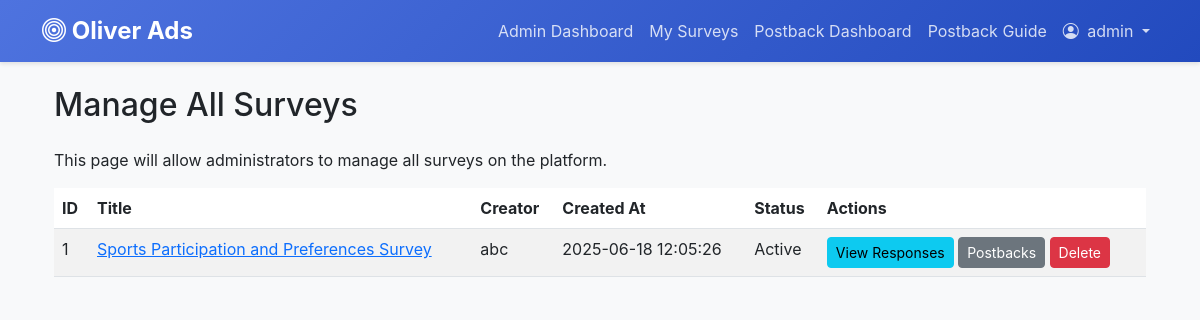
The app's page /admin/surveys (signed in) with its own data.
### models.py (models this page shows, shortened)
class User(UserMixin, db.Model):
    id = db.Column(db.Integer, primary_key=True)
    username = db.Column(db.String(80), unique=True, nullable=False)
    password_hash = db.Column(db.String(128))
    is_admin = db.Column(db.Boolean, default=False)
    created_at = db.Column(db.DateTime, default=datetime.utcnow)

class Survey(db.Model):
    id = db.Column(db.Integer, primary_key=True)
    title = db.Column(db.String(200), nullable=False)
    description = db.Column(db.Text)
    creator_id = db.Column(db.Integer, db.ForeignKey('user.id'), nullable=False)
    created_at = db.Column(db.DateTime, default=datetime.utcnow)
    is_active = db.Column(db.Boolean, default=True)
    is_external = db.Column(db.Boolean, default=False)
    external_url = db.Column(db.String(500))
    form_type = db.Column(db.String(50), default='ai_generated')  # 'ai_generated' or 'external'
    creator = db.relationship('User', backref=db.backref('surveys', lazy=True))
    questions = db.relationship('Question', backref='survey', lazy=True, cascade='all, delete-orphan')
    responses = db.relationship('SurveyResponse', backref='survey', lazy=True, cascade='all, delete-orphan')
    postback_configs = db.relationship('PostbackConfig', backref='survey', lazy=True, cascade='all, delete-orphan')
    who_merged = db.Column(MutableDict.as_mutable(JSON), default=dict)
    merged_user_data = db.Column(MutableList.as_mutable(JSON), default=list)

### app.py (the view)
@app.route('/admin/surveys')
@login_required
def admin_all_surveys():
    if not current_user.is_admin:
        flash('Permission denied.', 'danger')
        return redirect(url_for('user_dashboard'))
    all_surveys = Survey.query.all()
    return render_template('admin_all_surveys.html', all_surveys=all_surveys)

### app.py (called while the page is built)
@login_manager.user_loader
def load_user(user_id):
    return User.query.get(int(user_id))

### templates/admin_all_surveys.html (shortened to what this page needs)
{% extends "base.html" %}
{% block content %}
<div class="container mt-4">
    <h2 class="mb-4"> Manage All Surveys</h2>
    <p>This page will allow administrators to manage all surveys on the platform.</p>
    <table class="table table-striped">
        <thead>
            <tr>
                <th>ID</th>
                <th>Title</th>
                <th>Creator</th>
                <th>Created At</th>
                <th>Status</th>
                <th>Actions</th>
            </tr>
        </thead>
        <tbody>
            {% for survey in all_surveys %}
            <tr>
                <td>{{ survey.id }}</td>
                <td><a href="{{ url_for('view_survey', survey_id=survey.id) }}">{{ survey.title }}</a></td>
                <td>{{ survey.creator.username }}</td>
                <td>{{ survey.created_at.strftime('%Y-%m-%d %H:%M:%S') }}</td>
                <td>{{ "Active" if survey.is_active else "Inactive" }}</td>
                <td>
                    <a href="{{ url_for('view_responses', survey_id=survey.id) }}" class="btn btn-sm btn-info"> View Responses</a>
                    <a href="{{ url_for('postback_configs', survey_id=survey.id) }}" class="btn btn-sm btn-secondary"> Postbacks</a>
                    <button class="btn btn-sm btn-danger"> Delete</button>
                </td>
            </tr>
            {% endfor %}
        </tbody>
    </table>
</div>
{% endblock %}

### templates/base.html (shortened to what this page needs)
<!DOCTYPE html>
<html lang="en">
<head>
    <link href="https://cdn.jsdelivr.net/npm/bootstrap@5.3.0/dist/css/bootstrap.min.css" rel="stylesheet">
    <link rel="stylesheet" href="https://cdn.jsdelivr.net/npm/bootstrap-icons@1.11.0/font/bootstrap-icons.css">
</head>
<body>
    <nav class="navbar navbar-expand-lg navbar-dark">
        <div class="container">
            <a class="navbar-brand" href="{{ url_for('index') }}">
                <i class="bi bi-bullseye"></i> Oliver Ads
            </a>
            <div class="collapse navbar-collapse" id="navbarSupportedContent">
                <ul class="navbar-nav ms-auto">
                    {% if current_user.is_authenticated %}
                        {% if current_user.is_admin %}
                        <li class="nav-item">
                            <a class="nav-link" href="{{ url_for('admin_dashboard') }}">Admin Dashboard</a>
                        </li>
                        {% endif %}
                        <li class="nav-item">
                            <a class="nav-link" href="{{ url_for('surveys') }}">My Surveys</a>
                        </li>
                        <li class="nav-item">
                            <a class="nav-link" href="{{ url_for('postback_receiver_dashboard') }}">Postback Dashboard</a>
                        </li>
                        <li class="nav-item">
                            <a class="nav-link" href="{{ url_for('postback_instructions') }}">Postback Guide</a>
                        </li>
                        <li class="nav-item dropdown">
                            <a class="nav-link dropdown-toggle" href="#" id="userDropdown" role="button" data-bs-toggle="dropdown" aria-expanded="false">
                                <i class="bi bi-person-circle me-1"></i> {{ current_user.username }}
                            </a>
                        </li>
                    {% endif %}
                </ul>
            </div>
        </div>
    </nav>
    <div class="container">
        {% block content %}{% endblock %}
    </div>
</body>
</html>

### templates/base.html (style rules this page uses)
:root { --primary-color: #4e73df; --secondary-color: #1cc88a; --dark-color: #5a5c69; }
body { background-color: #f8f9fa; font-family: 'Nunito', -apple-system, BlinkMacSystemFont, "Segoe UI", Roboto, "Helvetica Neue", Arial, sans-serif; }
.navbar { background: linear-gradient(135deg, var(--primary-color), #224abe) !important; box-shadow: 0 2px 4px rgba(0,0,0,0.1); }
.navbar-brand { font-weight: 700; font-size: 1.5rem; }
.nav-link { color: rgba(255,255,255,0.8) !important; transition: color 0.2s; }

### records on screen
User: username "admin"
Survey: id "1", title "Sports Participation and Preferences Survey", creator.username "abc", created_at "2025-06-18 12:05:26", is_active "Active"
